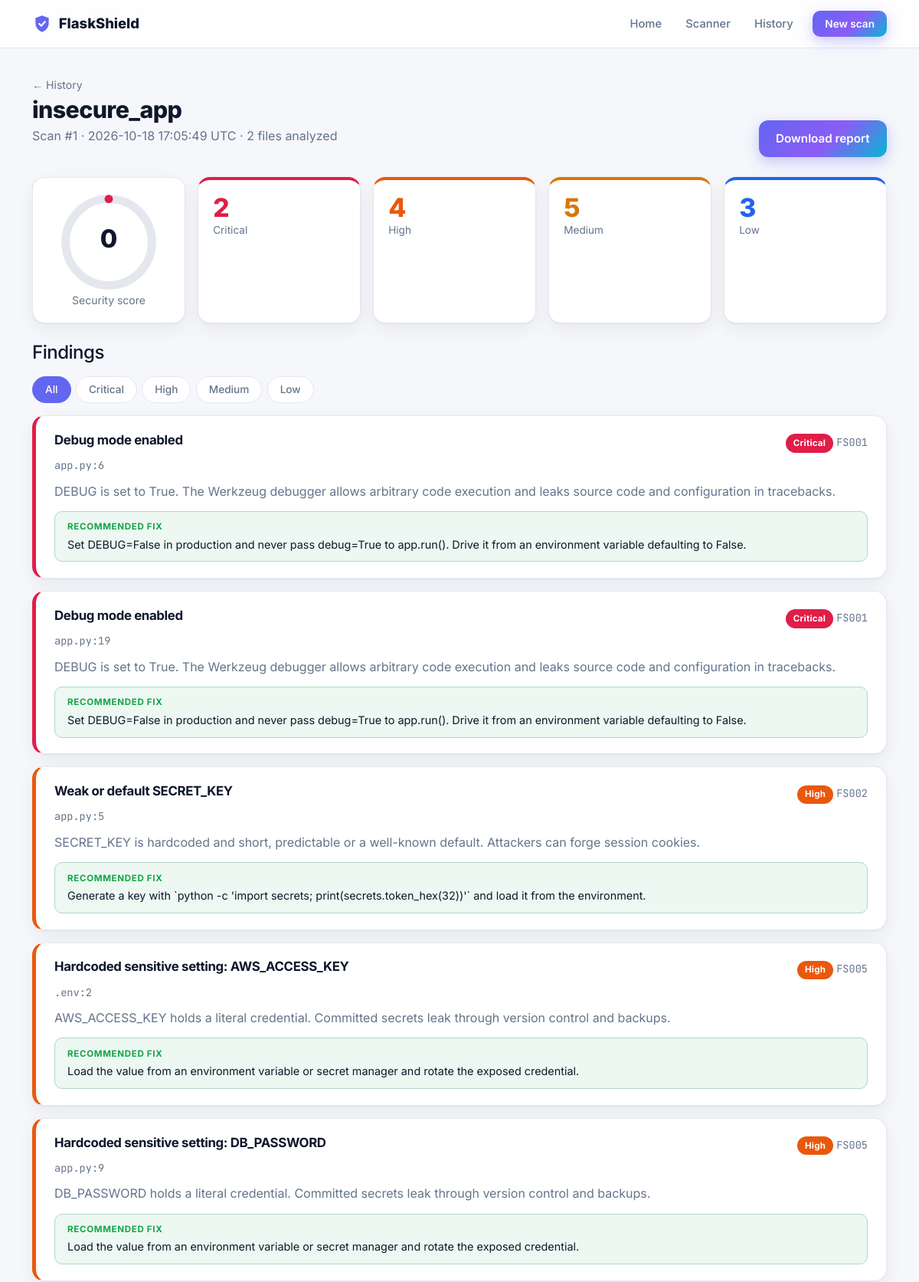
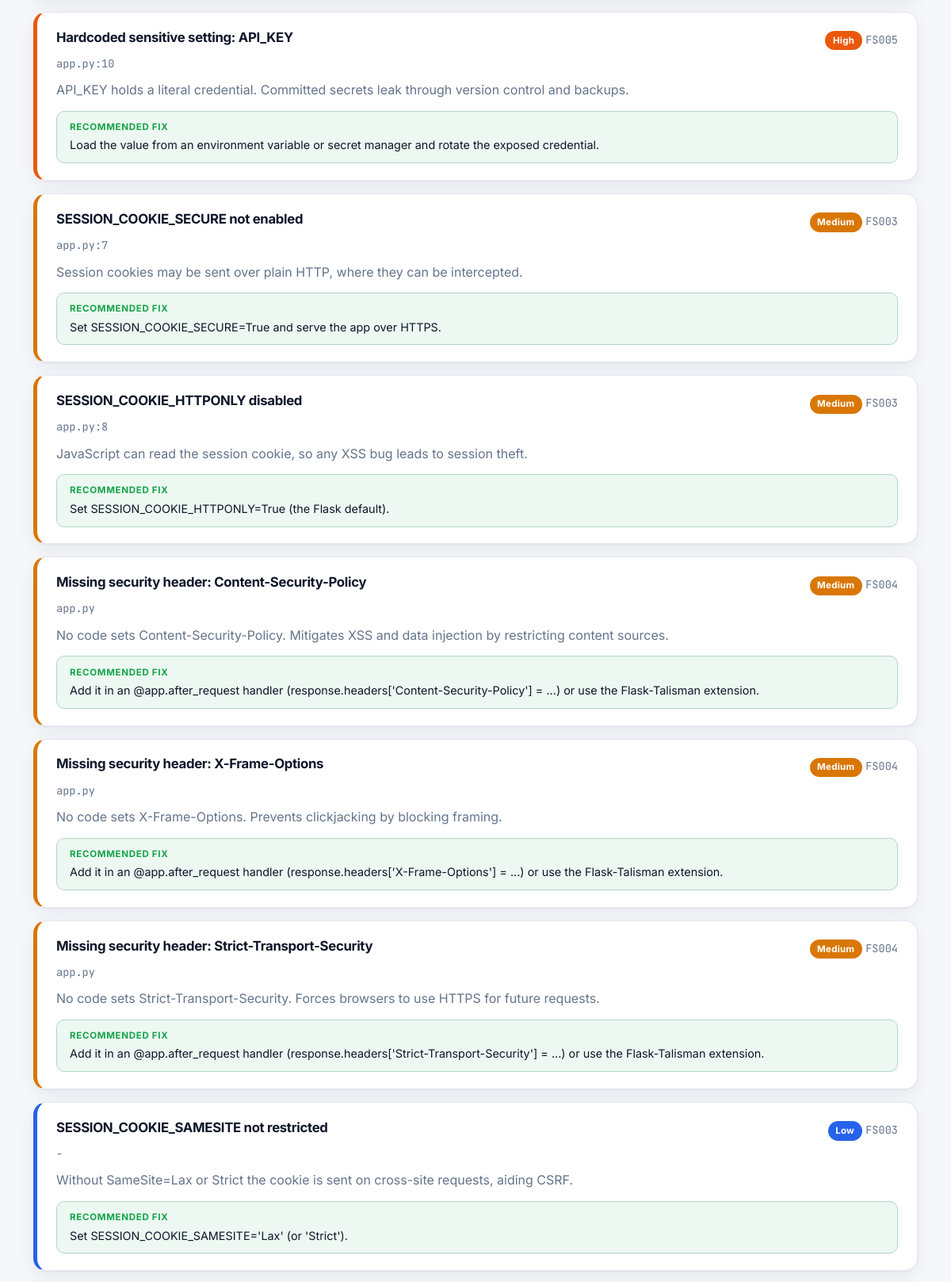
/scan/1 (upper part), run on the app's committed database (2 pictures, top to bottom).
### tables this page shows
CREATE TABLE scans (
    id INTEGER PRIMARY KEY AUTOINCREMENT,
    name TEXT NOT NULL,
    source TEXT NOT NULL,
    created_at TEXT NOT NULL DEFAULT (datetime('now')),
    files_scanned INTEGER NOT NULL DEFAULT 0,
    score INTEGER NOT NULL DEFAULT 100,
    critical INTEGER NOT NULL DEFAULT 0,
    high INTEGER NOT NULL DEFAULT 0,
    medium INTEGER NOT NULL DEFAULT 0,
    low INTEGER NOT NULL DEFAULT 0,
    errors TEXT NOT NULL DEFAULT ''
);

CREATE TABLE findings (
    id INTEGER PRIMARY KEY AUTOINCREMENT,
    scan_id INTEGER NOT NULL REFERENCES scans(id) ON DELETE CASCADE,
    rule_id TEXT NOT NULL,
    title TEXT NOT NULL,
    severity TEXT NOT NULL,
    file TEXT NOT NULL,
    line INTEGER NOT NULL,
    description TEXT NOT NULL,
    recommendation TEXT NOT NULL
);

### flaskshield/routes.py (the view)
@bp.get("/scan/<int:scan_id>")
def scan_detail(scan_id):
    scan, findings = _load(scan_id)
    return render_template("scan.html", scan=scan, findings=findings, download=False)

### flaskshield/db.py (called while the page is built)
def get_db():
    if "db" not in g:
        g.db = sqlite3.connect(current_app.config["DATABASE"])
        g.db.row_factory = sqlite3.Row
        g.db.execute("PRAGMA foreign_keys = ON")
    return g.db

### flaskshield/routes.py (called while the page is built)
def _load(scan_id):
    db = get_db()
    scan = db.execute("SELECT * FROM scans WHERE id = ?", (scan_id,)).fetchone()
    if scan is None:
        abort(404)
    order = "CASE severity WHEN 'Critical' THEN 0 WHEN 'High' THEN 1 WHEN 'Medium' THEN 2 ELSE 3 END"
    findings = db.execute(
        f"SELECT * FROM findings WHERE scan_id = ? ORDER BY {order}, rule_id, id", (scan_id,)).fetchall()
    return scan, findings

### flaskshield/templates/scan.html (shortened to what this page needs)
{% extends "base.html" %}
{% import "_findings.html" as ui %}
{% block content %}
<div class="container page">
  <div class="page-head">
    <div><a class="back" href="{{ url_for('main.history') }}">← History</a>
      <h1>{{ scan.name }}</h1>
      <p class="sub">Scan #{{ scan.id }} · {{ scan.created_at }} UTC · {{ scan.files_scanned }} files analyzed</p></div>
    <a class="btn-fs" href="{{ url_for('main.report', scan_id=scan.id) }}">Download report</a>
  </div>
  {{ ui.summary(scan) }}
  <h4 class="mt-4 mb-3">Findings</h4>
  {{ ui.findings_list(findings) }}
</div>
{% endblock %}

### flaskshield/templates/base.html (shortened to what this page needs)
<!doctype html>
<html lang="en">
<head>
  <link href="https://cdn.jsdelivr.net/npm/bootstrap@5.3.3/dist/css/bootstrap.min.css" rel="stylesheet">
  <link href="{{ url_for('static', filename='style.css') }}" rel="stylesheet">
</head>
<body>
<header class="topbar">
  <div class="container d-flex align-items-center justify-content-between">
    <a class="brand" href="{{ url_for('main.home') }}">
      FlaskShield
    </a>
    <nav class="nav-pills-lite">
      <a href="{{ url_for('main.home') }}" class="{{ 'active' if request.endpoint == 'main.home' }}">Home</a>
      <a href="{{ url_for('main.new_scan') }}" class="{{ 'active' if request.endpoint == 'main.new_scan' }}">Scanner</a>
      <a href="{{ url_for('main.history') }}" class="{{ 'active' if request.endpoint == 'main.history' }}">History</a>
      <a href="{{ url_for('main.new_scan') }}" class="btn-fs btn-sm-fs d-none d-sm-inline-flex">New scan</a>
    </nav>
  </div>
</header>
<main>
  {% block content %}{% endblock %}
</main>
</body>
</html>

### flaskshield/templates/_findings.html (shortened to what this page needs)
{% macro badge(sev) -%}<span class="badge-sev sev-{{ sev|lower }}">{{ sev }}</span>{%- endmacro %}
{% macro summary(scan) -%}
<div class="summary">
  <div class="card-fs ring-card">
    <svg viewBox="0 0 120 120" width="130" height="130">
      <circle cx="60" cy="60" r="52" class="ring-bg"/>
      <circle cx="60" cy="60" r="52" class="ring {{ 'good' if scan.score >= 80 else ('mid' if scan.score >= 50 else 'bad') }}"
              stroke-dasharray="{{ (326.7 * scan.score / 100)|round(1) }} 326.7" transform="rotate(-90 60 60)"/>
      <text x="60" y="66" text-anchor="middle" class="ring-num">{{ scan.score }}</text>
    </svg>
    <div class="muted small">Security score</div>
  </div>
  <div class="sev-grid">
    {% for n, c in [(scan.critical,'critical'),(scan.high,'high'),(scan.medium,'medium'),(scan.low,'low')] %}
    <div class="card-fs sev-tile sev-t-{{ c }}"><b>{{ n }}</b><span>{{ c|capitalize }}</span></div>
    {% endfor %}
  </div>
</div>
{%- endmacro %}
{% macro findings_list(findings) -%}
<div class="filters" id="filters">
  <button class="on" data-f="all">All</button>
  {% for c in ['critical','high','medium','low'] %}<button data-f="{{ c }}">{{ c|capitalize }}</button>{% endfor %}
</div>
{% for f in findings %}
<div class="card-fs finding sev-b-{{ f.severity|lower }}" data-sev="{{ f.severity|lower }}">
  <div class="d-flex justify-content-between align-items-start gap-3 flex-wrap">
    <h5>{{ f.title }}</h5>
    <div>{{ badge(f.severity) }} <span class="mono muted">{{ f.rule_id }}</span></div>
  </div>
  <div class="loc mono">{{ f.file }}{% if f.line %}:{{ f.line }}{% endif %}</div>
  <p>{{ f.description }}</p>
  <div class="fix"><b>Recommended fix</b>{{ f.recommendation }}</div>
</div>
{% else %}
<div class="card-fs ok-box">✓ No issues detected by the current rule set.</div>
{% endfor %}
{%- endmacro %}

### flaskshield/static/style.css (style rules this page uses)
:root { --bg:#f6f7fb;--surface:#fff;--text:#0f172a;--muted:#64748b;--line:#e5e7ef; --brand:#6366f1;--brand2:#06b6d4;--shadow:0 1px 2px rgba(15,23,42,.05),0 8px 24px rgba(15,23,42,.06); --crit:#e11d48;--high:#ea580c;--med:#d97706;--low:#2563eb;--ok:#16a34a;--alt:#eef0f8;--code:#0b1020; }
* { box-sizing:border-box }
body { font-family:Inter,system-ui,sans-serif;background:var(--bg);color:var(--text);-webkit-font-smoothing:antialiased;min-height:100vh;display:flex;flex-direction:column }
main { flex:1 }
a { text-decoration:none }
code,.mono { font-family:'JetBrains Mono',ui-monospace,monospace;font-size:.85em }
.muted { color:var(--muted) }
h1,h2,h3,h4,h5 { letter-spacing:-.02em;color:var(--text) }
.topbar { position:sticky;top:0;z-index:20;background:color-mix(in srgb,var(--surface) 82%,transparent);backdrop-filter:blur(12px);border-bottom:1px solid var(--line);padding:.8rem 0 }
.brand { display:flex;align-items:center;gap:.55rem;font-weight:800;font-size:1.15rem;color:var(--text) }
.nav-pills-lite { display:flex;align-items:center;gap:.25rem }
.nav-pills-lite a:not(.btn-fs) { color:var(--muted);font-weight:500;padding:.45rem .85rem;border-radius:999px;font-size:.92rem }
.nav-pills-lite .btn-fs { margin-left:.5rem }
.btn-fs,.btn-ghost { display:inline-flex;align-items:center;justify-content:center;gap:.4rem;border:0;border-radius:12px;padding:.8rem 1.4rem;font-weight:600;font-size:.95rem;cursor:pointer;transition:transform .15s,box-shadow .15s,background .15s }
.btn-fs { color:#fff;background:linear-gradient(135deg,var(--brand),#8b5cf6 55%,var(--brand2));box-shadow:0 6px 18px rgba(99,102,241,.35) }
.btn-sm-fs { padding:.45rem 1rem;font-size:.85rem;border-radius:10px }
.sev-b-critical { border-left-color:var(--crit)!important }
.sev-b-high { border-left-color:var(--high)!important }
.sev-b-medium { border-left-color:var(--med)!important }
.sev-b-low { border-left-color:var(--low)!important }
.sub { color:var(--muted) }
.card-fs { background:var(--surface);border:1px solid var(--line);border-radius:16px;box-shadow:var(--shadow) }
.badge-sev { display:inline-block;color:#fff;font-size:.72rem;font-weight:700;padding:.22rem .6rem;border-radius:999px;letter-spacing:.02em }
.sev-critical { background:var(--crit) }
.sev-high { background:var(--high) }
.sev-medium { background:var(--med) }
.sev-low { background:var(--low) }
.page { padding:2.2rem 12px 3rem }
.page-head { display:flex;justify-content:space-between;align-items:flex-end;flex-wrap:wrap;gap:1rem;margin-bottom:1.6rem }
.page-head h1 { font-weight:800;font-size:1.9rem;margin:.2rem 0 }
.back { color:var(--muted);font-size:.88rem }
.summary { display:grid;grid-template-columns:200px 1fr;gap:1rem }
.ring-card { display:flex;flex-direction:column;align-items:center;justify-content:center;padding:1.2rem }
.ring-num { fill:var(--text);font-size:30px;font-weight:800;font-family:Inter,sans-serif }
.sev-grid { display:grid;grid-template-columns:repeat(auto-fit,minmax(120px,1fr));gap:1rem }
.sev-tile { padding:1.2rem;border-top:4px solid }
.sev-tile b { display:block;font-size:2.1rem;font-weight:800;line-height:1 }
.sev-tile span { color:var(--muted);font-size:.85rem }
.sev-t-critical { border-top-color:var(--crit) }
.sev-t-critical b { color:var(--crit) }
.sev-t-high { border-top-color:var(--high) }
.sev-t-high b { color:var(--high) }
.sev-t-medium { border-top-color:var(--med) }
.sev-t-medium b { color:var(--med) }
.sev-t-low { border-top-color:var(--low) }
.sev-t-low b { color:var(--low) }
.filters { display:flex;gap:.4rem;margin-bottom:1rem;flex-wrap:wrap }
.filters button { border:1px solid var(--line);background:var(--surface);color:var(--muted);padding:.4rem 1rem;border-radius:999px;font-size:.85rem;font-weight:500 }
.filters button.on { background:var(--brand);border-color:var(--brand);color:#fff }
.finding { padding:1.3rem 1.5rem;margin-bottom:1rem;border-left:5px solid }
.finding h5 { margin:0;font-weight:700;font-size:1.05rem }
.loc { color:var(--muted);margin:.4rem 0 .7rem }
.finding p { color:var(--muted);margin-bottom:.9rem }
.fix { background:color-mix(in srgb,var(--ok) 8%,var(--surface));border:1px solid color-mix(in srgb,var(--ok) 25%,var(--line));border-radius:10px;padding:.7rem 1rem;font-size:.9rem }
.fix b { display:block;color:var(--ok);font-size:.72rem;text-transform:uppercase;letter-spacing:.06em;margin-bottom:.2rem }

### data on the page
scans: name "insecure_app", id "1", created_at "2026-10-18 17:05:49", files_scanned "2", score "0"
findings: id "2", severity "Critical", title "Debug mode enabled", rule_id "FS001", file "app.py", line "19", description "DEBUG is set to True. The Werkzeug debugger allows arbitrary code execution and leaks source code and configuration in tracebacks.", recommendation "Set DEBUG=False in production and never pass debug=True to app.run(). Drive it from an environment variable defaulting to False."
findings: id "4", severity "High", title "Hardcoded sensitive setting: AWS_ACCESS_KEY", rule_id "FS005", file ".env", line "2", description "AWS_ACCESS_KEY holds a literal credential. Committed secrets leak through version control and backups.", recommendation "Load the value from an environment variable or secret manager and rotate the exposed credential."
findings: title "Debug mode enabled", severity "Critical", rule_id "FS001", file "app.py", line "6", description "DEBUG is set to True. The Werkzeug debugger allows arbitrary code execution and leaks source code and configuration in tracebacks.", recommendation "Set DEBUG=False in production and never pass debug=True to app.run(). Drive it from an environment variable defaulting to False."
findings: title "Weak or default SECRET_KEY", severity "High", rule_id "FS002", file "app.py", line "5", description "SECRET_KEY is hardcoded and short, predictable or a well-known default. Attackers can forge session cookies.", recommendation "Generate a key with `python -c 'import secrets; print(secrets.token_hex(32))'` and load it from the environment."
findings: title "Hardcoded sensitive setting: DB_PASSWORD", severity "High", rule_id "FS005", file "app.py", line "9", description "DB_PASSWORD holds a literal credential. Committed secrets leak through version control and backups.", recommendation "Load the value from an environment variable or secret manager and rotate the exposed credential."
findings: title "Hardcoded sensitive setting: API_KEY", severity "High", rule_id "FS005", file "app.py", line "10", description "API_KEY holds a literal credential. Committed secrets leak through version control and backups.", recommendation "Load the value from an environment variable or secret manager and rotate the exposed credential."
findings: title "SESSION_COOKIE_SECURE not enabled", severity "Medium", rule_id "FS003", file "app.py", line "7", description "Session cookies may be sent over plain HTTP, where they can be intercepted.", recommendation "Set SESSION_COOKIE_SECURE=True and serve the app over HTTPS."
findings: title "SESSION_COOKIE_HTTPONLY disabled", severity "Medium", rule_id "FS003", file "app.py", line "8", description "JavaScript can read the session cookie, so any XSS bug leads to session theft.", recommendation "Set SESSION_COOKIE_HTTPONLY=True (the Flask default)."
findings: title "Missing security header: Content-Security-Policy", severity "Medium", rule_id "FS004", file "app.py", description "No code sets Content-Security-Policy. Mitigates XSS and data injection by restricting content sources.", recommendation "Add it in an @app.after_request handler (response.headers['Content-Security-Policy'] = ...) or use the Flask-Talisman extension."
findings: title "Missing security header: X-Frame-Options", severity "Medium", rule_id "FS004", file "app.py", description "No code sets X-Frame-Options. Prevents clickjacking by blocking framing.", recommendation "Add it in an @app.after_request handler (response.headers['X-Frame-Options'] = ...) or use the Flask-Talisman extension."
findings: title "Missing security header: Strict-Transport-Security", severity "Medium", rule_id "FS004", file "app.py", description "No code sets Strict-Transport-Security. Forces browsers to use HTTPS for future requests.", recommendation "Add it in an @app.after_request handler (response.headers['Strict-Transport-Security'] = ...) or use the Flask-Talisman extension."
findings: title "SESSION_COOKIE_SAMESITE not restricted", severity "Low", rule_id "FS003", file "-", description "Without SameSite=Lax or Strict the cookie is sent on cross-site requests, aiding CSRF.", recommendation "Set SESSION_COOKIE_SAMESITE='Lax' (or 'Strict')."

### other printed values
{{ n }} "5" "3"
{{ c|capitalize }} "Medium" "Low"
{{ c|capitalize }} "Critical" "High" "Medium" "Low"
